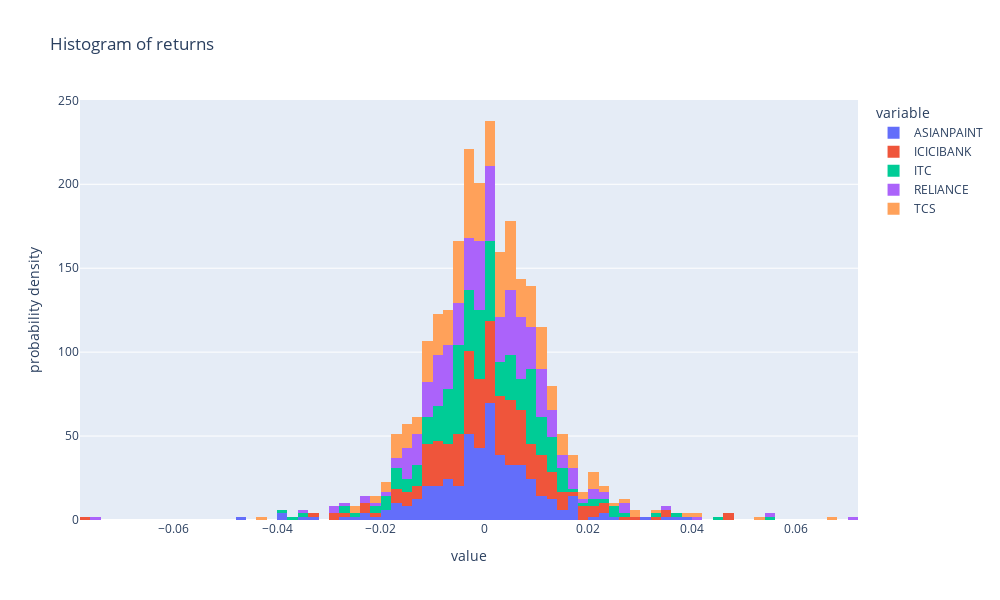

The notebook cell this image was saved under:
### Markdown cell above
Based on the above result, the null hypothesis is rejected since the test statistic value is much higher than the critical value of 1.09 even at 1% significance level.

### Code cell
px.histogram(returns,
            histnorm = 'probability density',
            title = 'Histogram of returns',
            barmode = 'relative')

### Figure 1 — Plotly figure (JSON) as saved in the notebook; plotly's stock layout.template omitted (floating-point values rounded to 4 significant figures; data arrays with more than 128 entries replaced by an {"elided": "..."} marker saying what was removed)
{"data": [{"alignmentgroup": "True", "bingroup": "x", "histnorm": "probability density", "hovertemplate": "variable=ASIANPAINT<br>value=%{x}<br>probability density=%{y}<extra></extra>", "legendgroup": "ASIANPAINT", "marker": {"color": "#636efa", "pattern": {"shape": ""}}, "name": "ASIANPAINT", "offsetgroup": "ASIANPAINT", "orientation": "v", "showlegend": true, "type": "histogram", "x": {"elided": "244 float values"}, "xaxis": "x", "yaxis": "y"}, {"alignmentgroup": "True", "bingroup": "x", "histnorm": "probability density", "hovertemplate": "variable=ICICIBANK<br>value=%{x}<br>probability density=%{y}<extra></extra>", "legendgroup": "ICICIBANK", "marker": {"color": "#EF553B", "pattern": {"shape": ""}}, "name": "ICICIBANK", "offsetgroup": "ICICIBANK", "orientation": "v", "showlegend": true, "type": "histogram", "x": {"elided": "244 float values"}, "xaxis": "x", "yaxis": "y"}, {"alignmentgroup": "True", "bingroup": "x", "histnorm": "probability density", "hovertemplate": "variable=ITC<br>value=%{x}<br>probability density=%{y}<extra></extra>", "legendgroup": "ITC", "marker": {"color": "#00cc96", "pattern": {"shape": ""}}, "name": "ITC", "offsetgroup": "ITC", "orientation": "v", "showlegend": true, "type": "histogram", "x": {"elided": "244 float values"}, "xaxis": "x", "yaxis": "y"}, {"alignmentgroup": "True", "bingroup": "x", "histnorm": "probability density", "hovertemplate": "variable=RELIANCE<br>value=%{x}<br>probability density=%{y}<extra></extra>", "legendgroup": "RELIANCE", "marker": {"color": "#ab63fa", "pattern": {"shape": ""}}, "name": "RELIANCE", "offsetgroup": "RELIANCE", "orientation": "v", "showlegend": true, "type": "histogram", "x": {"elided": "244 float values"}, "xaxis": "x", "yaxis": "y"}, {"alignmentgroup": "True", "bingroup": "x", "histnorm": "probability density", "hovertemplate": "variable=TCS<br>value=%{x}<br>probability density=%{y}<extra></extra>", "legendgroup": "TCS", "marker": {"color": "#FFA15A", "pattern": {"shape": ""}}, "name": "TCS", "offsetgroup": "TCS", "orientation": "v", "showlegend": true, "type": "histogram", "x": {"elided": "244 float values"}, "xaxis": "x", "yaxis": "y"}], "layout": {"barmode": "relative", "height": 600, "legend": {"title": {"text": "variable"}, "tracegroupgap": 0}, "title": {"text": "Histogram of returns"}, "width": 1000, "xaxis": {"anchor": "y", "domain": [0, 1], "title": {"text": "value"}}, "yaxis": {"anchor": "x", "domain": [0, 1], "title": {"text": "probability density"}}}}
